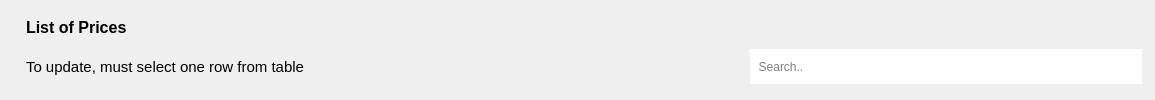
               <widget class="QWidget" name="pl_label_widget" native="true">
                <property name="minimumSize">
                 <size>
                  <width>0</width>
                  <height>100</height>
                 </size>
                </property>
                <property name="maximumSize">
                 <size>
                  <width>16777215</width>
                  <height>100</height>
                 </size>
                </property>
                <layout class="QVBoxLayout" name="verticalLayout_8">
                 <property name="leftMargin">
                  <number>26</number>
                 </property>
                 <property name="topMargin">
                  <number>13</number>
                 </property>
                 <property name="rightMargin">
                  <number>13</number>
                 </property>
                 <property name="bottomMargin">
                  <number>13</number>
                 </property>
                 <item>
                  <layout class="QHBoxLayout" name="horizontalLayout_10">
                   <item>
                    <widget class="QLabel" name="label_17">
                     <property name="font">
                      <font>
                       <pointsize>12</pointsize>
                       <weight>75</weight>
                       <bold>true</bold>
                      </font>
                     </property>
                     <property name="text">
                      <string>List of Prices</string>
                     </property>
                    </widget>
                   </item>
                   <item>
                    <spacer name="horizontalSpacer_20">
                     <property name="orientation">
                      <enum>Qt::Horizontal</enum>
                     </property>
                     <property name="sizeHint" stdset="0">
                      <size>
                       <width>1015</width>
                       <height>20</height>
                      </size>
                     </property>
                    </spacer>
                   </item>
                  </layout>
                 </item>
                 <item>
                  <layout class="QHBoxLayout" name="horizontalLayout_9">
                   <item>
                    <widget class="QLabel" name="label_8">
                     <property name="font">
                      <font>
                       <pointsize>11</pointsize>
                      </font>
                     </property>
                     <property name="text">
                      <string>To update, must select one row from table</string>
                     </property>
                    </widget>
                   </item>
                   <item>
                    <spacer name="horizontalSpacer">
                     <property name="orientation">
                      <enum>Qt::Horizontal</enum>
                     </property>
                     <property name="sizeHint" stdset="0">
                      <size>
                       <width>194</width>
                       <height>20</height>
                      </size>
                     </property>
                    </spacer>
                   </item>
                   <item>
                    <widget class="QPushButton" name="search_pricelist_btn">
                     <property name="enabled">
                      <bool>false</bool>
                     </property>
                     <property name="minimumSize">
                      <size>
                       <width>40</width>
                       <height>40</height>
                      </size>
                     </property>
                     <property name="maximumSize">
                      <size>
                       <width>40</width>
                       <height>40</height>
                      </size>
                     </property>
                     <property name="cursor">
                      <cursorShape>ArrowCursor</cursorShape>
                     </property>
                     <property name="text">
                      <string/>
                     </property>
                     <property name="icon">
                      <iconset resource="resource.qrc">
                       <normaloff>:/icon/icon/search-13-48.ico</normaloff>:/icon/icon/search-13-48.ico</iconset>
                     </property>
                     <property name="checkable">
                      <bool>false</bool>
                     </property>
                     <property name="flat">
                      <bool>true</bool>
                     </property>
                    </widget>
                   </item>
                   <item>
                    <widget class="QLineEdit" name="edit_search_pricelist">
                     <property name="enabled">
                      <bool>true</bool>
                     </property>
                     <property name="minimumSize">
                      <size>
                       <width>0</width>
                       <height>35</height>
                      </size>
                     </property>
                     <property name="maximumSize">
                      <size>
                       <width>16777215</width>
                       <height>35</height>
                      </size>
                     </property>
                     <property name="font">
                      <font>
                       <pointsize>9</pointsize>
                      </font>
                     </property>
                     <property name="cursor">
                      <cursorShape>IBeamCursor</cursorShape>
                     </property>
                     <property name="text">
                      <string/>
                     </property>
                     <property name="frame">
                      <bool>false</bool>
                     </property>
                     <property name="placeholderText">
                      <string>  Search..</string>
                     </property>
                     <property name="clearButtonEnabled">
                      <bool>false</bool>
                     </property>
                    </widget>
                   </item>
                  </layout>
                 </item>
                </layout>
               </widget>
